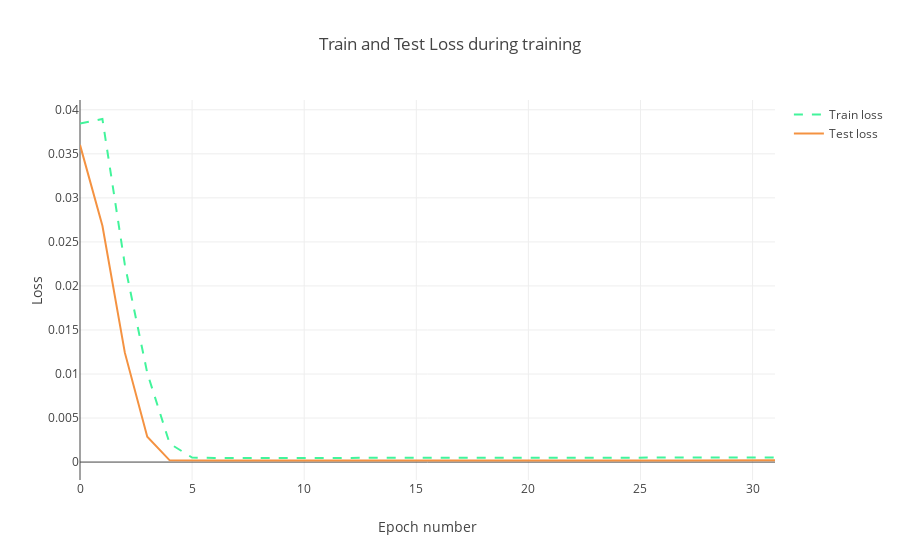

Write notebook code for a chart like this one.
### Code cell
# Plotting training and test loss
trace1 = go.Scatter(
    x = np.arange(0, len(history.history['loss']), 1),
    y = history.history['loss'],
    mode = 'lines',
    name = 'Train loss',
    line = dict(color=('rgb(66, 244, 155)'), width=2, dash='dash')
)
trace2 = go.Scatter(
    x = np.arange(0, len(history.history['val_loss']), 1),
    y = history.history['val_loss'],
    mode = 'lines',
    name = 'Test loss',
    line = dict(color=('rgb(244, 146, 65)'), width=2)
)

data = [trace1, trace2]
layout = dict(title = 'Train and Test Loss during training',
              xaxis = dict(title = 'Epoch number'), yaxis = dict(title = 'Loss'))
fig = dict(data=data, layout=layout)
py.iplot(fig, filename='training_process')

### Figure 1 — Plotly figure (JSON) as saved in the notebook; plotly's stock layout.template omitted (floating-point values rounded to 4 significant figures)
{"data": [{"name": "Train loss", "uid": "7777d6f6-a124-4860-abad-d3f55085c385", "y": [0.03843, 0.03896, 0.02241, 0.01012, 0.002097, 0.0005113, 0.000462, 0.0004623, 0.0004584, 0.0004557, 0.0004538, 0.0004542, 0.0004569, 0.0004618, 0.000468, 0.0004745, 0.0004805, 0.0004853, 0.0004889, 0.0004915, 0.0004935, 0.000495, 0.0004966, 0.0004983, 0.0005001, 0.0005021, 0.0005043, 0.0005067, 0.0005092, 0.0005119, 0.0005148, 0.0005178], "x": [0, 1, 2, 3, 4, 5, 6, 7, 8, 9, 10, 11, 12, 13, 14, 15, 16, 17, 18, 19, 20, 21, 22, 23, 24, 25, 26, 27, 28, 29, 30, 31], "line": {"color": "rgb(66, 244, 155)", "dash": "dash", "width": 2}, "type": "scatter", "mode": "lines"}, {"name": "Test loss", "uid": "4af1bd44-e882-40e5-a33e-bd1338742f5e", "y": [0.03602, 0.02683, 0.01243, 0.002881, 0.0001985, 0.0001552, 0.0001742, 0.0001682, 0.0001661, 0.0001588, 0.0001508, 0.0001421, 0.0001343, 0.0001281, 0.0001238, 0.0001216, 0.0001214, 0.0001228, 0.0001257, 0.0001299, 0.0001349, 0.0001407, 0.000147, 0.0001537, 0.0001607, 0.0001681, 0.0001757, 0.0001836, 0.0001917, 0.0001999, 0.0002083, 0.0002168], "x": [0, 1, 2, 3, 4, 5, 6, 7, 8, 9, 10, 11, 12, 13, 14, 15, 16, 17, 18, 19, 20, 21, 22, 23, 24, 25, 26, 27, 28, 29, 30, 31], "line": {"color": "rgb(244, 146, 65)", "width": 2}, "type": "scatter", "mode": "lines"}], "layout": {"title": {"text": "Train and Test Loss during training"}, "xaxis": {"title": {"text": "Epoch number"}}, "yaxis": {"title": {"text": "Loss"}}}}
